Frame 1 (no input): blank canvas, image omitted
Frame 60 (the mouse pressed at the canvas centre just before this capture): blank canvas, image omitted
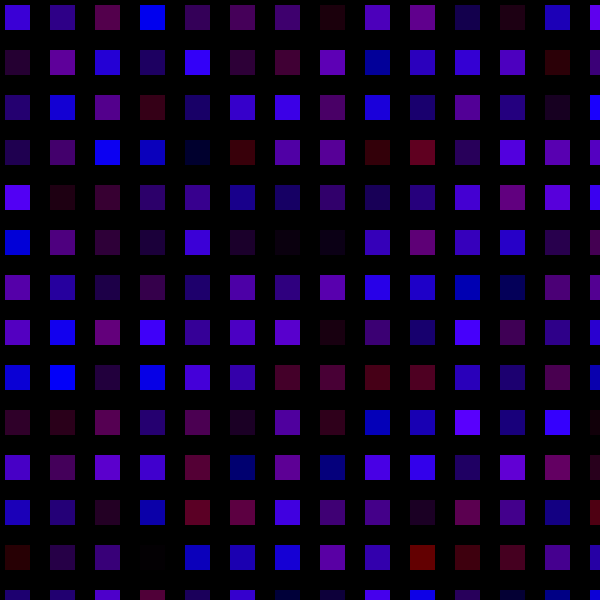
Frame 120 (the mouse held since frame 60 and released just before this capture)

The Processing sketch whose frames 1 and 60 were blank and that drew this single picture after the mouse press (run headless with seeded random() and noise(); from frame 60 on, the mouse is pressed at the canvas centre):

// Processing sketch: processing_46797
// ── processing_46797.pde

void setup() {
  size(600,600);
  background(0);
  noStroke();
  smooth();
}

void draw(){
  if (mousePressed) {
  
  for (int i = 0; i< width; i+= 45){
    for(int j = 0; j< height; j+= 45){
      
      fill(random(100), 0, random(255));
      rect(i+5,j+5,25,25);
    }
  }  
  }
}
